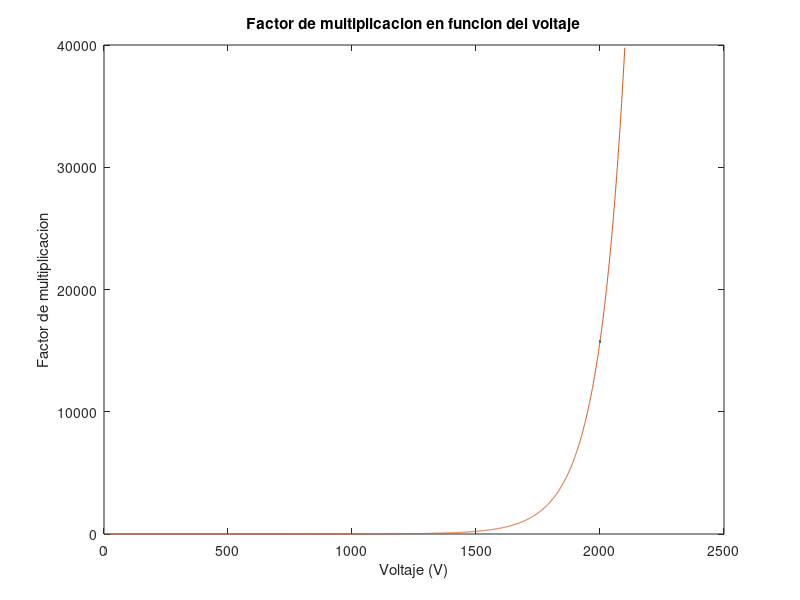

Recreate this plot in MATLAB.
% MvsV - Análisis del voltaje aplicado y el factor de multiplicación de un detector de radiación tipo contador proporcional
% Universidad EAFIT, Departamento de Ciencias Físicas
% PROYECTO INSTRUMENTAL 3 - INFORME FINAL DE PROYECTO DE MATERIA
%
% Inputs:
%    a - Radio del ánodo (m)
%    b - Radio del cátodo o carcasa (m)
%    P - Presión atmosférica (atm)
%    K - Parámetro de Diethorn 1/Constante dependiente del gas (V/m*atm)
%    deltaV - Parámetro de Diethorn (V)
%
% Outputs:
%    M - Factor de multiplicación
%    p - Valor de M para 2000V
%
% Otros archivos .m requeridos: ninguno
% Subfunciones: ninguna
% Archivos MAT requeridos: none
%
% Autor: Maria Paula Rey Barrera
% email: mpreyb@eafit.edu.co
% Abril 2022; Última revisión: 26-Nov-2022

%------------- INICIO CÓDIGO --------------


clc 
clear all
close all
a = 0.00002;
b = 0.018;
P = 1;
K = 4800000;
deltaV = 23.6; 
y(2100)= 0.0;
x(2100)= 0.0;
r1=0.1;
r2=0.1;
r3=0.1;
r4=0.1;
r5=0.1;

for i = 1:1:2100
    x(i)=i;
    r1=i*log(2);
    r2=log(b/a)*deltaV;
    r3=P*a*log(b/a);
    r4=log(i/r3);
    r5=r4-log(K);
    y(i)= exp((r1/r2)*(r5));
    if i==2000
        p = y(i);
    end
end


figure('Name','Análisis de factor de multiplicacion');
plot (2000,p,'.'); hold on
plot(x, y), xlabel('Voltaje (V)'), ylabel('Factor de multiplicacion'), title('Factor de multiplicacion en funcion del voltaje');

%------------- FIN DEL CÓDIGO --------------